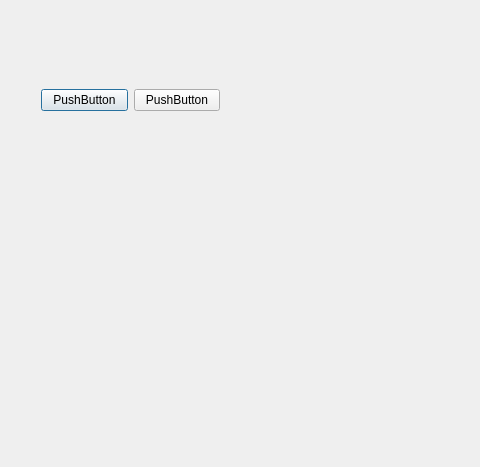
<?xml version="1.0" encoding="UTF-8"?>
<ui version="4.0">
 <class>Dialog</class>
 <widget class="QDialog" name="Dialog">
  <property name="geometry">
   <rect>
    <x>0</x>
    <y>0</y>
    <width>480</width>
    <height>467</height>
   </rect>
  </property>
  <property name="windowTitle">
   <string>Dialog</string>
  </property>
  <widget class="QWidget" name="horizontalLayoutWidget">
   <property name="geometry">
    <rect>
     <x>30</x>
     <y>30</y>
     <width>201</width>
     <height>141</height>
    </rect>
   </property>
   <layout class="QHBoxLayout" name="horizontalLayout_2">
    <item>
     <widget class="QPushButton" name="pushButton">
      <property name="text">
       <string>PushButton</string>
      </property>
     </widget>
    </item>
    <item>
     <widget class="QPushButton" name="helloPushButton">
      <property name="text">
       <string>PushButton</string>
      </property>
     </widget>
    </item>
   </layout>
  </widget>
  <widget class="QWidget" name="widgetOSG_show" native="true">
   <property name="geometry">
    <rect>
     <x>90</x>
     <y>190</y>
     <width>321</width>
     <height>211</height>
    </rect>
   </property>
  </widget>
 </widget>
 <layoutdefault spacing="6" margin="11"/>
 <resources/>
 <connections/>
</ui>
